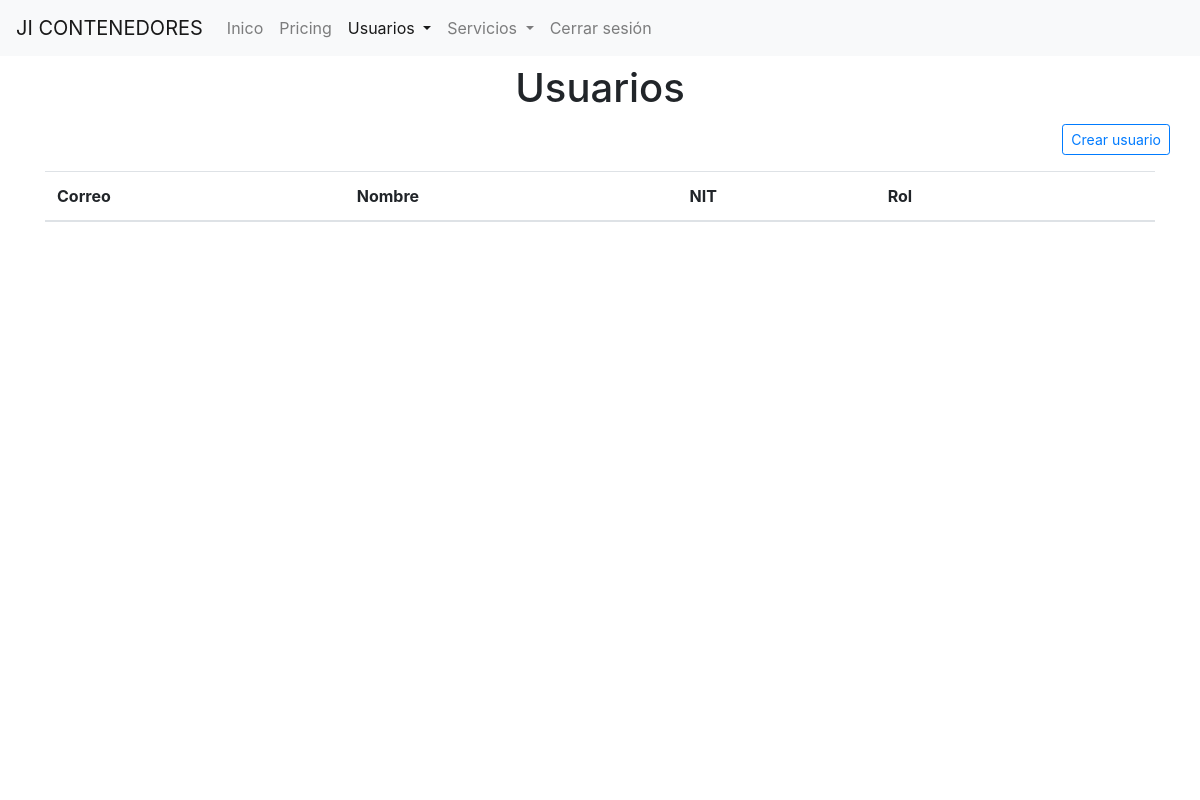
Page /usuarios (signed in) on the earlier database version.
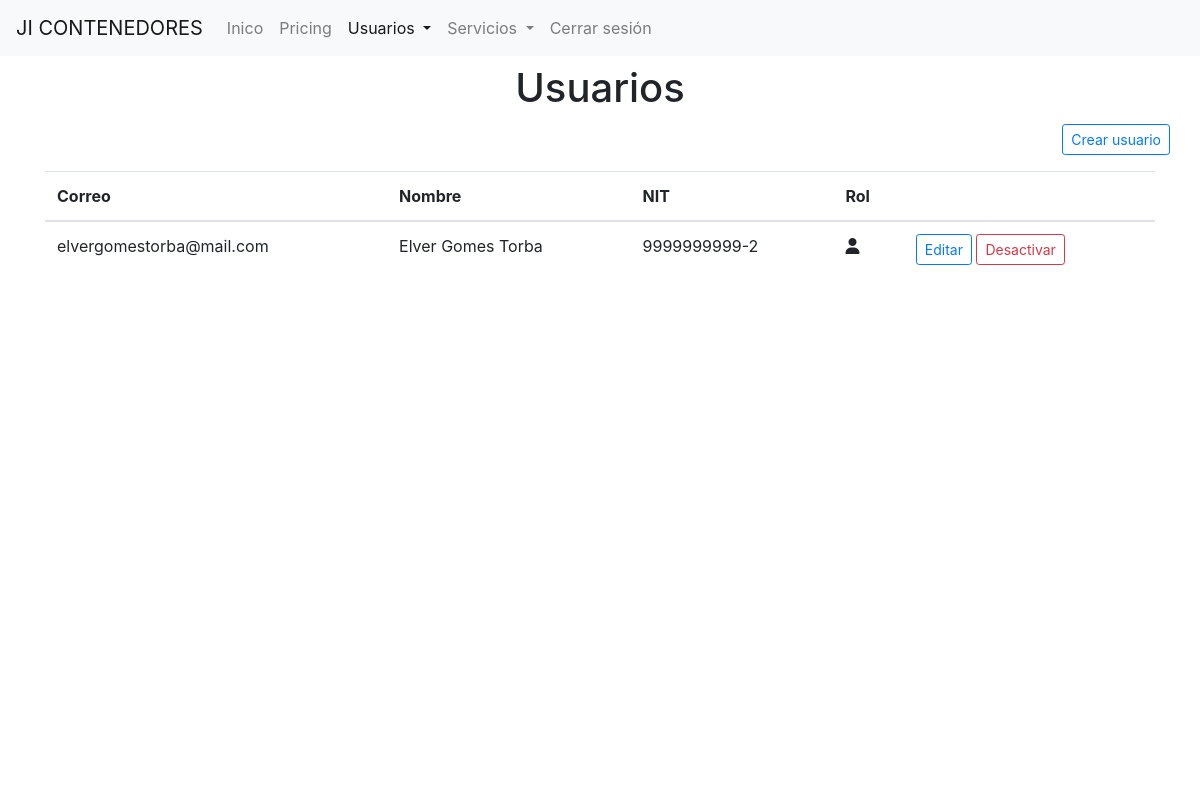
Same page on the later database version.
### tables this page shows
CREATE TABLE `usuario` (
  `id` int(11) NOT NULL,
  `email` varchar(255) NOT NULL,
  `nombres` varchar(255) NOT NULL,
  `password` varchar(255) NOT NULL,
  `rol` varchar(10) NOT NULL,
  `nit` varchar(100) DEFAULT NULL,
  `celular` varchar(20) DEFAULT NULL,
  `direccion` varchar(50) DEFAULT NULL,
  `estado` varchar(10) NOT NULL DEFAULT 'activo'
);

### core/view.php (called while the page is built, shortened)
<?php
    class View{
		function render($view){
			require 'views/'.$view.'.php';
		}
    }

### Controllers/Usuarios.controller.php (called while the page is built, shortened)
<?php
    class Usuarios extends Controller{
        public function __construct(){
            $this->view->set_title_page('Usuario');
            $this->view->active = 'usuario';
        }
        public function render(){
            $usuarios = new Usuario();
            $usuarios->set_id($_SESSION['id']);
            $this->view->scripts = [
                'libs/spinner.js',
                'libs/alerta.js',
                'libs/peticiones.js',
                'usuario/main.js'
            ];
            $this->view->usuarios = $usuarios->traer_todos();
            $this->view->render('admin/usuario/index');
        }
    }

### index.php (called while the page is built, shortened)
<?php
    require 'core/conection.php';
    require 'core/view.php';
    require 'core/app.php';
    $app = new App();

### core/conection.php (called while the page is built, shortened)
<?php
    abstract class Connection{
        public function __construct(){
            try {
                $dsn = DB_DRIVER.':host='.DB_HOST.';dbname='. DB_NAME;
                $opciones = [
                    PDO::ATTR_ERRMODE => PDO::ERRMODE_EXCEPTION,
                    PDO::ATTR_EMULATE_PREPARES => false
                ];
                $this->db_connection = new PDO($dsn,DB_USER,DB_PASS,$opciones);
            } catch (PDOException $ex) {
                echo $ex->getMessage();
                die();
            }
        }
    }

### models/Usuario.model.php (called while the page is built, shortened)
<?php
    class Usuario extends Model{
        private $id;
        public function __construct($id=null,$email=null,$nombres=null,$password=null,$rol=null,$nit=null,$celular=null,$direccion=null,$estado=null){
            $this->id = $id;
        }
        public function set_id($id){
            $this->id = $id;
        }
        public function traer_todos(){
            try {
                $consulta = "SELECT * FROM usuario WHERE id != :id AND id != 1";
                $sql = $this->db_connection->prepare($consulta);
                $sql->execute([
                    'id' => $this->id
                ]);
                $result_set = null;
                while($row  = $sql->fetch(PDO::FETCH_OBJ)){
                    $result_set[] = $row;
                }
                return $result_set;
            } catch (PDOException $ex) {
                return [
                    'error' => $ex->errorInfo
                ];
            }
        }
    }

### views/admin/usuario/index.php (the view, shortened to what this page needs)
<?php
    require 'views/layout/head.php';
    require 'views/layout/'.$_SESSION['rol'].'_menu.php';
?>
<div class="container">
    <div class="row justify-content-center mt-2">
        <h1>Usuarios</h1>
    </div>
    <div class="row mt-1 mb-3 justify-content-end">
        <a class="btn btn-outline-primary btn-sm" href="<? echo URL?>/usuarios/crear">Crear usuario</a>
    </div>
    <div class="mb-2">
        <table class="table table-hover">
            <thead>
                <tr>
                    <th scope="col">Correo</th>
                    <th scope="col">Nombre</th>
                    <th scope="col">NIT</th>
                    <th scope="col">Rol</th>
                    <th scope="col"></th>
                </tr>
            </thead>
            <tbody>
            <?php
                if(isset($this->usuarios)){
                    foreach($this->usuarios as $usuario){
            ?>
                <tr>
                    <td><?php echo $usuario->email; ?></td>
                    <td><?php echo $usuario->nombres; ?></td>
                    <td><?php echo $usuario->nit; ?></td>
                    <td>
                        <?php if($usuario->rol == 'admin'){ ?>
                            <i class="fas fa-user-tie" title="Administrador"></i>
                        <?php }else{ ?>
                            <i class="fas fa-user" title="Usuario"></i>
                        <?php } ?>
                    </td>
                    <td id="botones-<?php echo $usuario->id?>">
                        <a class="btn btn-outline-primary btn-sm" href="<?php echo URL?>/usuarios/editar/<?php echo $usuario->id?>">
                            Editar
                        </a>
                        <?php
                            if($usuario->estado == 'activo'){
                        ?>
                            <button class="btn btn-outline-danger btn-sm btn-estado" id="<?php echo $usuario->id?>" data-estado="<?php echo $usuario->estado; ?>">
                                Desactivar
                            </button>
                        <?php
                            }
                        ?>
                    </td>
                </tr>
            <?php
                    }
                }
            ?>
            </tbody>
        </table>
    </div>
</div>
<?php
    require 'views/layout/foot.php';
?>

### core/app.php (shortened to what this page needs)
<?php
    class App {
        public function __construct(){
            $url = isset($_GET['url'])?$_GET['url']:null;
            $url = rtrim($url,'/');
            $url = explode("/",$url);
            if(empty($url[0])){
                $controlador_archivo = 'Controllers/Main.controller.php';
                require $controlador_archivo;
                $controlador = new Main();
                $controlador->render();
            }else{
                $controlador_archivo = 'Controllers/'.ucfirst($url[0]).'.controller.php';
                if(file_exists($controlador_archivo)){
                    $controlador = new $url[0];
                    $numero_parametros = sizeof($url);
                    if($numero_parametros>1){
                        if($numero_parametros>2){
                            $parametros = [];
                            for ($i=2; $i < $numero_parametros; $i++) {
                                array_push($parametros,$url[$i]);
                            }
                            $controlador->{$url[1]}($parametros);
                        }else{
                            $controlador->{$url[1]}();
                        }
                    }else{
                        $controlador->render();
                    }
                }else{
                    require 'Controllers/Error404.controller.php';
                    $controlador = new Error404();
                    $controlador->render();
                }
            }
        }
    }

### views/layout/head.php (shortened to what this page needs)
<!DOCTYPE html>
<html lang="es">
<head>
	<link rel="stylesheet" href="https://stackpath.bootstrapcdn.com/bootstrap/4.4.1/css/bootstrap.min.css">
    <link rel="stylesheet" href="<?php echo URL?>/public/css/main.css">
</head>
<body>

### views/layout/admin_menu.php (shortened to what this page needs)
<nav class="navbar navbar-expand-lg navbar-light bg-light">
  <a class="navbar-brand" href="<?php echo URL?>/"><?echo APPNAME?></a>
  <div class="collapse navbar-collapse" id="navbarNavDropdown">
    <ul class="navbar-nav">
      <li class="nav-item <?php echo ($this->active == 'home')?'active':'' ?>">
        <a class="nav-link" href="<?php echo URL?>/">Inico</a>
      </li>
      <li class="nav-item">
        <a class="nav-link" href="<?php echo URL?>/">Pricing</a>
      </li>
      <li class="nav-item dropdown <?php echo ($this->active == 'usuario')?'active':'' ?>">
        <a class="nav-link dropdown-toggle" href="<?php echo URL?>/" id="dropdownSolicitudes" role="button" data-toggle="dropdown" aria-haspopup="true" aria-expanded="false">
          Usuarios
        </a>
      </li>
      <li class="nav-item dropdown <?php echo ($this->active == 'servicios')?'active':'' ?>">
        <a class="nav-link dropdown-toggle" href="<?php echo URL?>/" id="dropdownSolicitudes" role="button" data-toggle="dropdown" aria-haspopup="true" aria-expanded="false">
          Servicios
        </a>
      </li>
      <li class="nav-item">
        <a class="nav-link" href="<?php echo URL?>/main/salir">Cerrar sesión</a>
      </li>
    </ul>
  </div>
</nav>

### views/layout/foot.php (shortened to what this page needs)
	<div id="alerta" class="alert"></div>
</body>
</html>

### public/css/main.css (style rules this page uses)
div#alerta { position: fixed; bottom: 5px; right: 5px; }

Differences in the rows shown:
added usuario: email "elvergomestorba@mail.com", nombres "Elver Gomes Torba", nit "9999999999-2", rol "user" (drawn)
